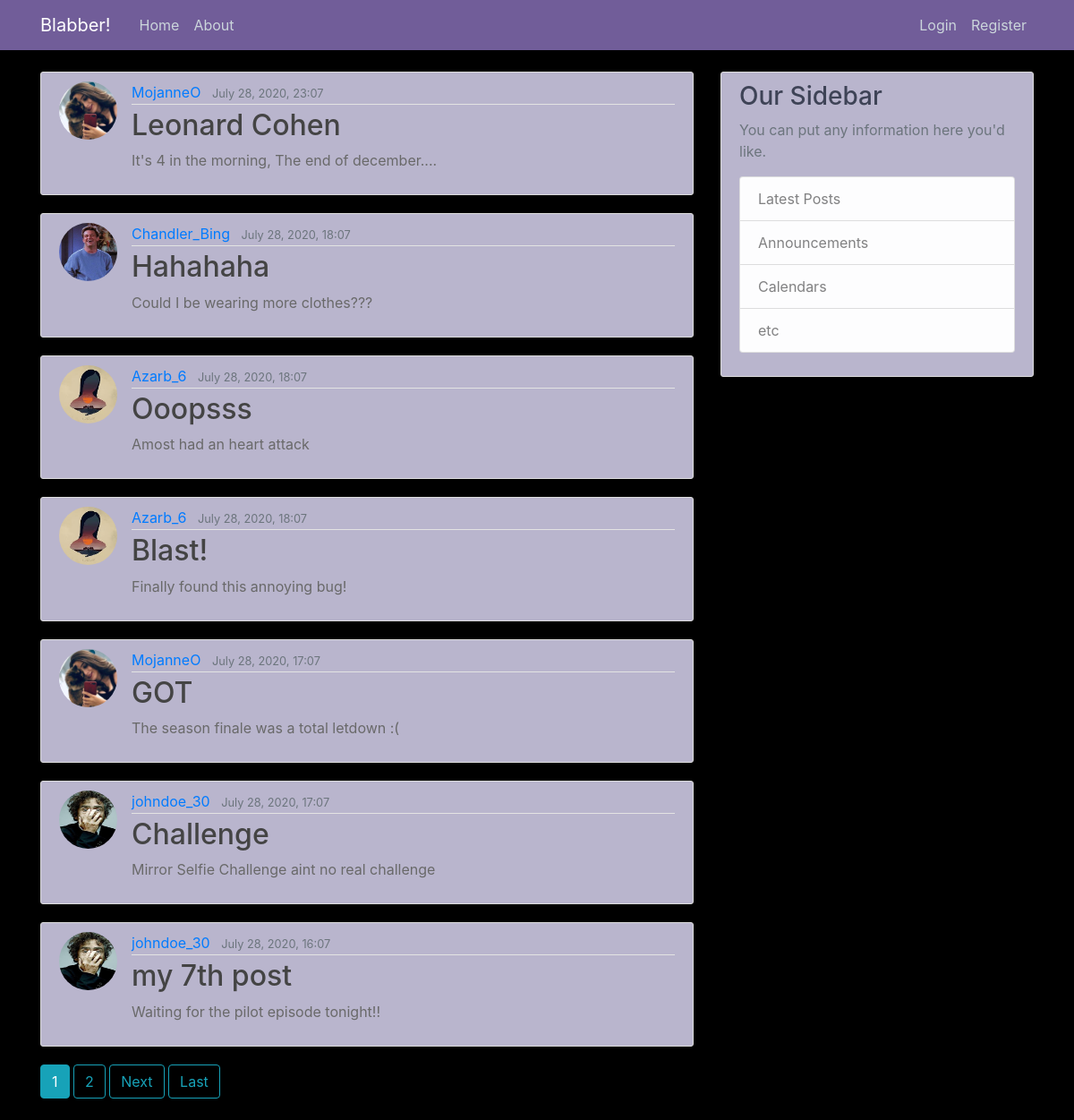
Before: / with the older database file.
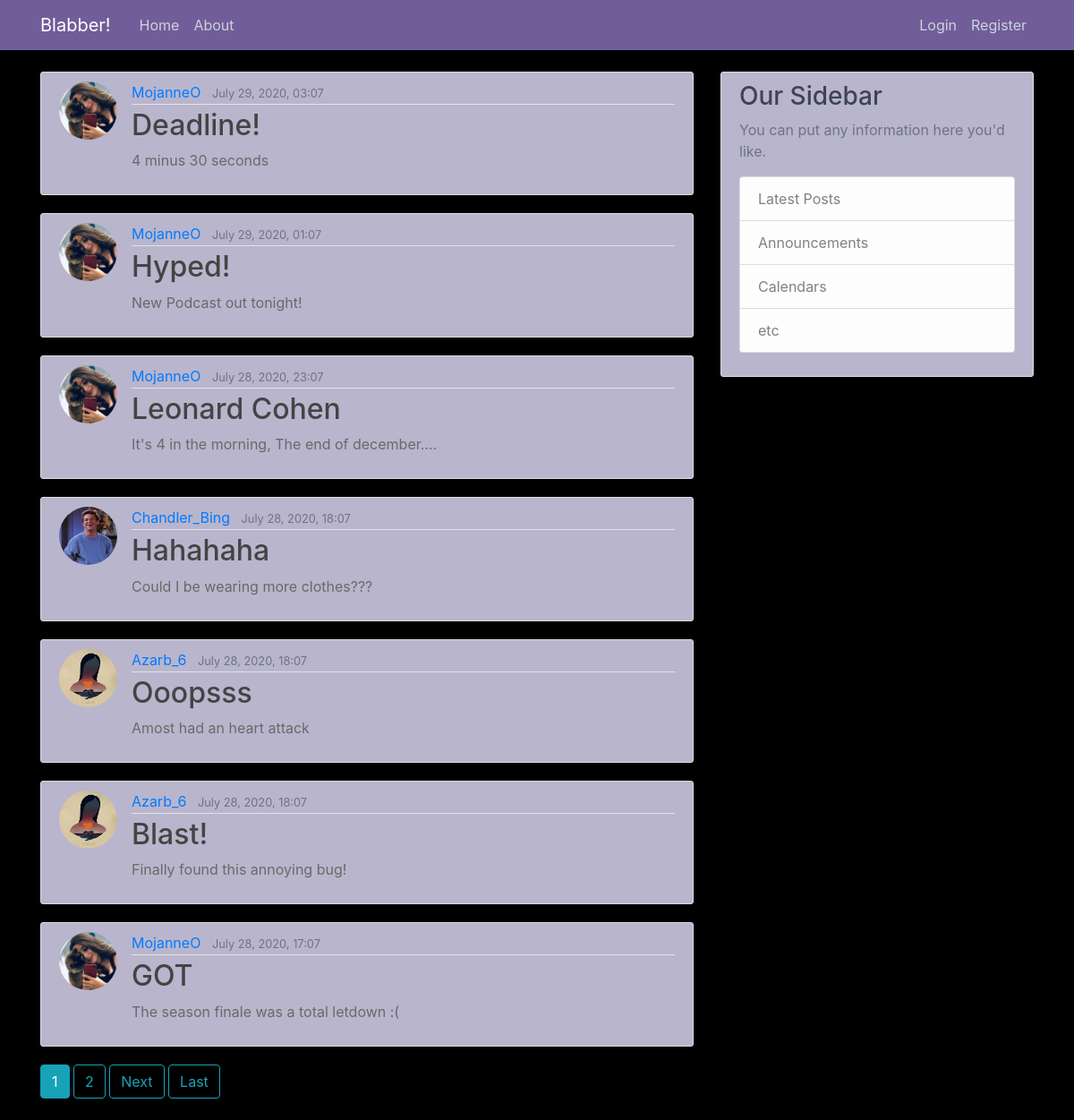
After: the same page with the newer database file.
### myBlog/models.py (models this page shows, shortened)
class Post(models.Model):
    title = models.CharField(max_length=100)
    content = models.TextField()
    date = models.DateTimeField(default=timezone.now)
    author = models.ForeignKey(User, on_delete=models.CASCADE)

### users/models.py (models this page shows, shortened)
class Profile(models.Model):
    user = models.OneToOneField(User, on_delete=models.CASCADE)
    image = models.ImageField(default='default.jpg', upload_to='profile_pics')

### myBlog/views.py (the view)
# urls.py: path('', PostListView.as_view(), name='blog-homepage'),
class PostListView(ListView):
    model = Post
    template_name = 'myBlog/homepage.html'  # <app>/<model>_<viewtype>.html
    context_object_name = 'postKey'
    ordering = ['-date']
    paginate_by = 7

### myBlog/templates/myBlog/homepage.html (shortened to what this page needs)
{% extends 'myBlog/base.html'%}
{% block content %}
    {% for xpost in postKey %}
        <article class="media content-section">
            <img class="rounded-circle article-img" src="{{ xpost.author.profile.image.url }}">
              <div class="media-body">
                <div class="article-metadata">
                  <a class="mr-2" href="#">{{ xpost.author }}</a>
                  <small class="text-muted">{{ xpost.date|date:"F d, Y, H:m" }}</small>
                </div>
                <h2><a class="article-title" href="{% url 'post-detail' xpost.id %}">{{ xpost.title }}</a></h2>
                <p class="article-content">{{ xpost.content }}</p>
              </div>
        </article>
    {% endfor %}
    {% if is_paginated %}
        {% for num in page_obj.paginator.page_range %}
            {% if page_obj.number == num %}
            <a class="btn btn-info mb-4" href="?page={{ num }}">{{ num }}</a>
            {% elif num > page_obj.number|add:'-3' and num < page_obj.number|add:'3' %}
                <a class="btn btn-outline-info mb-4" href="?page={{ num }}">{{ num }}</a>
            {% endif %}
        {% endfor %}
        {% if page_obj.has_next %}
            <a class="btn btn-outline-info mb-4" href="?page={{ page_obj.next_page_number }}">Next</a>
            <a class="btn btn-outline-info mb-4" href="?page={{ page_obj.paginator.num_pages }}">Last</a>
        {% endif%}
    {% endif%}
{% endblock %}

### myBlog/templates/myBlog/base.html (shortened to what this page needs)
{% load static %}
<!DOCTYPE html>
<html lang="en">
<head>
    <link rel="stylesheet" href="https://maxcdn.bootstrapcdn.com/bootstrap/4.0.0/css/bootstrap.min.css">
    <link rel="stylesheet" type="text/css" href="{% static 'myBlog/main.css' %}">
</head>
<body>
     <header class="site-header">
      <nav class="navbar navbar-expand-md navbar-dark bg-steel fixed-top">
        <div class="container">
          <a class="navbar-brand mr-4" href="/">Blabber!</a>
          <div class="collapse navbar-collapse" id="navbarToggle">
            <div class="navbar-nav mr-auto">
              <a class="nav-item nav-link" href="{% url 'blog-homepage' %}">Home</a>
              <a class="nav-item nav-link" href="{% url 'blog-about' %}">About</a>
            </div>
            <div class="navbar-nav">
                {% if user.is_authenticated %}
                    <a class="nav-item nav-link" href="{% url 'post-create' %}">New Post</a>
                    <a class="nav-item nav-link" href="{% url 'profile' %}">Profile</a>
                    <a class="nav-item nav-link" href="{% url 'logout' %}">Logout</a>
                {% else %}
                    <a class="nav-item nav-link" href="{% url 'login' %}">Login</a>
                     <a class="nav-item nav-link" href="{% url 'register' %}">Register</a>
                {% endif%}
            </div>
          </div>
        </div>
      </nav>
    </header>
    <main role="main" class="container">
      <div class="row">
        <div class="col-md-8">
            {% block content %}{% endblock %}
        </div>
        <div class="col-md-4">
          <div class="content-section">
            <h3>Our Sidebar</h3>
            <p class='text-muted'>You can put any information here you'd like.
              <ul class="list-group">
                <li class="list-group-item list-group-item-light">Latest Posts</li>
                <li class="list-group-item list-group-item-light">Announcements</li>
                <li class="list-group-item list-group-item-light">Calendars</li>
                <li class="list-group-item list-group-item-light">etc</li>
              </ul>
            </p>
          </div>
        </div>
      </div>
    </main>
</body>
</html>

### myBlog/static/myBlog/main.css (style rules this page uses)
body { background: black; color: dimgray; margin-top: 5rem; }
h1, h2, h3, h4, h5, h6 { color: #3E4356; }
ul { margin: 0; }
.bg-steel { background-color: #715D99; }
.site-header .navbar-nav .nav-link { color: #cbd5db; }
.content-section { background: #B9B5CD; padding: 10px 20px; border: 1px solid #dddddd; border-radius: 3px; margin-bottom: 20px; }
.article-title { color: #444444; }
.article-content { white-space: pre-line; }
.article-img { height: 65px; width: 65px; margin-right: 16px; }
.article-metadata { padding-bottom: 1px; margin-bottom: 4px; border-bottom: 1px solid #e3e3e3 }

Changed rows visible on the page:
no longer on this page (row unchanged): Post: author.profile.image (picture), author "johndoe_30", date "July 28, 2020, 17:07", title "Challenge", content "Mirror Selfie Challenge aint no real challenge"
no longer on this page (row unchanged): Post: author.profile.image (picture), author "johndoe_30", date "July 28, 2020, 16:07", title "my 7th post", content "Waiting for the pilot episode tonight!!"
added Post: author.profile.image (picture), author "MojanneO", date "July 29, 2020, 03:07", title "Deadline!", content "4 minus 30 seconds"
added Post: author.profile.image (picture), author "MojanneO", date "July 29, 2020, 01:07", title "Hyped!", content "New Podcast out tonight!"
